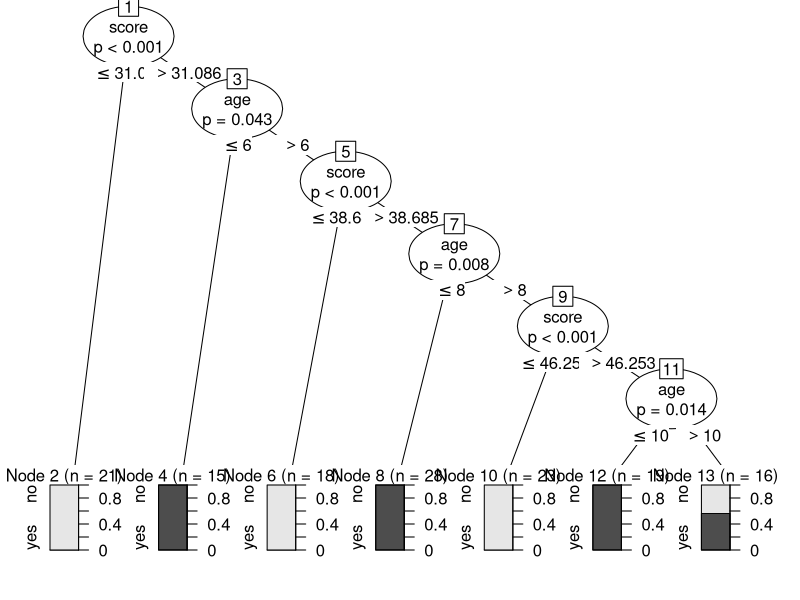

Here is the R script that generated this plot:
#install.packages('party')
#install.packages('e1071')
#install.packages('caret')

library(party)
library(e1071)
library(caret)

data <- readingSkills
index <- sample(2,nrow(data),replace = TRUE,prob = c(0.7,0.3))

train <- data[index==1,]
test <- data[index==2,]

features <- nativeSpeaker ~ age + shoeSize + score 

model <- ctree(features,data=train)
plot(model)

test_predictions <- predict(model,newdata=test)
confusionMatrix(test_predictions,test$nativeSpeaker,positive="yes")

model2 <- naiveBayes(features,data=train)
print(model2)
test_predictions2 <- predict(model2,newdata=test)
confusionMatrix(test_predictions2,test$nativeSpeaker,positive="yes")
